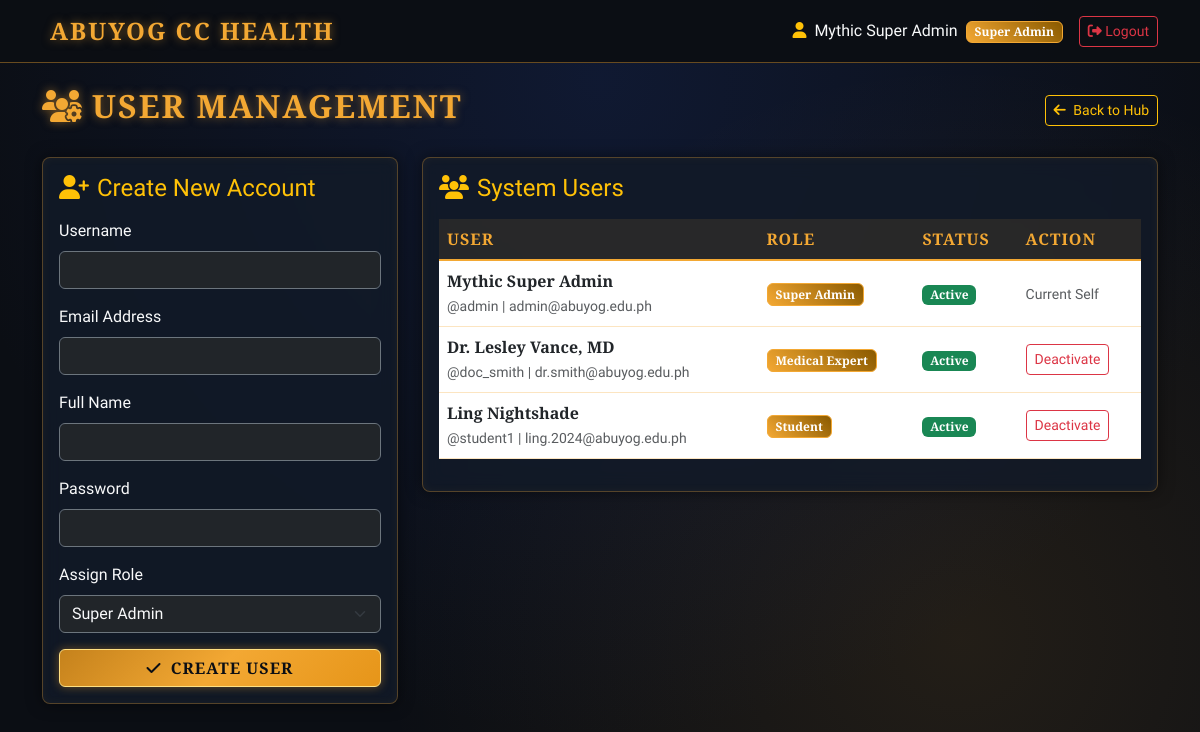
Page /admin/users (signed in) on the committed database.
### models.py (models this page shows, shortened)
class User(UserMixin, db.Model):
    __tablename__ = 'users'
    id = db.Column(db.Integer, primary_key=True)
    username = db.Column(db.String(80), unique=True, nullable=False)
    email = db.Column(db.String(120), unique=True, nullable=False)
    password_hash = db.Column(db.String(255), nullable=False)
    full_name = db.Column(db.String(120), nullable=False)
    role_id = db.Column(db.Integer, db.ForeignKey('roles.id'), nullable=False)
    is_active = db.Column(db.Boolean, default=True, nullable=False)
    created_at = db.Column(db.DateTime, default=datetime.utcnow)
    medical_records = db.relationship('MedicalRecord', backref='student', lazy=True, foreign_keys='MedicalRecord.student_id')
    health_requests = db.relationship('HealthRequest', backref='student', lazy=True, foreign_keys='HealthRequest.student_id')
    audit_logs = db.relationship('AuditLog', backref='actor', lazy=True)

class Role(db.Model):
    __tablename__ = 'roles'
    id = db.Column(db.Integer, primary_key=True)
    name = db.Column(db.String(50), unique=True, nullable=False)
    description = db.Column(db.String(200))
    users = db.relationship('User', backref='role', lazy=True)

### routes/admin.py (the view)
@admin_bp.route('/users')
@login_required
@role_required('Super Admin')
def manage_users():
    users = User.query.all()
    roles = Role.query.all()
    return render_template('admin_users.html', users=users, roles=roles)

### app.py (called while the page is built)
def create_app():
    app = Flask(__name__)
    app.config['SECRET_KEY'] = 'abuyog-community-college-mlbb-super-secret-key-2026'
    app.config['SQLALCHEMY_DATABASE_URI'] = 'sqlite:///abuyog_health.db'
    app.config['SQLALCHEMY_TRACK_MODIFICATIONS'] = False
    db.init_app(app)
    login_manager = LoginManager()
    login_manager.login_view = 'auth.login'
    login_manager.init_app(app)
    @login_manager.user_loader
    def load_user(user_id):
        return User.query.get(int(user_id))
    app.register_blueprint(auth_bp)
    app.register_blueprint(admin_bp, url_prefix='/admin')
    app.register_blueprint(medical_bp, url_prefix='/medical')
    app.register_blueprint(student_bp, url_prefix='/student')
    @app.route('/')
    def index():
        return redirect(url_for('auth.login'))
    with app.app_context():
        db.create_all()
        seed_initial_data()
    return app

### templates/admin_users.html
{% extends "base.html" %}
{% block content %}
<div class="row mb-4">
    <div class="col-12 d-flex justify-content-between align-items-center">
        <h2 class="mlbb-header"><i class="fa-solid fa-users-gear me-2"></i>USER MANAGEMENT</h2>
        <a href="{{ url_for('admin.dashboard') }}" class="btn btn-outline-warning btn-sm"><i class="fa-solid fa-arrow-left me-1"></i> Back to Hub</a>
    </div>
</div>
<div class="row g-4">
    <div class="col-md-4">
        <div class="card mlbb-card p-3">
            <h4 class="text-warning mb-3"><i class="fa-solid fa-user-plus me-2"></i>Create New Account</h4>
            <form method="POST" action="{{ url_for('admin.create_user') }}">
                <div class="mb-3">
                    <label class="form-label text-light">Username</label>
                    <input type="text" name="username" class="form-control bg-dark text-light border-secondary" required>
                </div>
                <div class="mb-3">
                    <label class="form-label text-light">Email Address</label>
                    <input type="email" name="email" class="form-control bg-dark text-light border-secondary" required>
                </div>
                <div class="mb-3">
                    <label class="form-label text-light">Full Name</label>
                    <input type="text" name="full_name" class="form-control bg-dark text-light border-secondary" required>
                </div>
                <div class="mb-3">
                    <label class="form-label text-light">Password</label>
                    <input type="password" name="password" class="form-control bg-dark text-light border-secondary" required>
                </div>
                <div class="mb-3">
                    <label class="form-label text-light">Assign Role</label>
                    <select name="role_id" class="form-select bg-dark text-light border-secondary" required>
                        {% for r in roles %}
                        <option value="{{ r.id }}">{{ r.name }}</option>
                        {% endfor %}
                    </select>
                </div>
                <button type="submit" class="btn mlbb-btn-gold w-100"><i class="fa-solid fa-check me-1"></i> Create User</button>
            </form>
        </div>
    </div>
    <div class="col-md-8">
        <div class="card mlbb-card p-3">
            <h4 class="text-warning mb-3"><i class="fa-solid fa-users me-2"></i>System Users</h4>
            <div class="table-responsive">
                <table class="table mlbb-table align-middle">
                    <thead>
                        <tr>
                            <th>User</th>
                            <th>Role</th>
                            <th>Status</th>
                            <th>Action</th>
                        </tr>
                    </thead>
                    <tbody>
                        {% for u in users %}
                        <tr>
                            <td>
                                <div><strong>{{ u.full_name }}</strong></div>
                                <small class="text-muted">@{{ u.username }} | {{ u.email }}</small>
                            </td>
                            <td><span class="badge badge-gold">{{ u.role.name }}</span></td>
                            <td>
                                {% if u.is_active %}
                                <span class="badge bg-success">Active</span>
                                {% else %}
                                <span class="badge bg-danger">Deactivated</span>
                                {% endif %}
                            </td>
                            <td>
                                {% if u.id != current_user.id %}
                                <a href="{{ url_for('admin.toggle_user_status', user_id=u.id) }}" class="btn btn-sm {% if u.is_active %}btn-outline-danger{% else %}btn-outline-success{% endif %}">
                                    {% if u.is_active %}Deactivate{% else %}Activate{% endif %}
                                </a>
                                {% else %}
                                <span class="text-muted small">Current Self</span>
                                {% endif %}
                            </td>
                        </tr>
                        {% endfor %}
                    </tbody>
                </table>
            </div>
        </div>
    </div>
</div>
{% endblock %}

### templates/base.html (shortened to what this page needs)
<!DOCTYPE html>
<html lang="en">
<head>
    <link href="https://cdn.jsdelivr.net/npm/bootstrap@5.3.0/dist/css/bootstrap.min.css" rel="stylesheet">
    <link href="https://cdnjs.cloudflare.com/ajax/libs/font-awesome/6.4.0/css/all.min.css" rel="stylesheet">
    <link rel="stylesheet" href="{{ url_for('static', filename='css/style.css') }}">
</head>
<body>
    <nav class="navbar navbar-expand-lg border-bottom border-warning" style="background: rgba(11, 14, 20, 0.95); border-color: rgba(243, 168, 51, 0.4) !important;">
        <div class="container">
            <a class="navbar-brand mlbb-header fs-4" href="#">ABUYOG CC HEALTH</a>
            {% if current_user.is_authenticated %}
            <div class="d-flex align-items-center">
                <span class="me-3 text-light"><i class="fa-solid fa-user me-1 text-warning"></i> {{ current_user.full_name }} <span class="badge badge-gold ms-1">{{ current_user.role.name }}</span></span>
                <a href="{{ url_for('auth.logout') }}" class="btn btn-outline-danger btn-sm"><i class="fa-solid fa-right-from-bracket"></i> Logout</a>
            </div>
            {% endif %}
        </div>
    </nav>
    <div class="container my-4">
        {% block content %}{% endblock %}
    </div>
</body>
</html>

### static/css/style.css (style rules this page uses)
:root { --mlbb-dark-bg: #0b0e14; --mlbb-card-bg: rgba(18, 26, 41, 0.85); --mlbb-gold: #f3a833; --mlbb-gold-hover: #ffd166; --mlbb-cyan: #00f0ff; --mlbb-blue: #1e3a8a; --mlbb-border-gold: rgba(243, 168, 51, 0.3); --mlbb-border-cyan: rgba(0, 240, 255, 0.3); --text-primary: #e2e8f0; --text-muted: #94a3b8; }
body { background-color: var(--mlbb-dark-bg); color: var(--text-primary); font-family: 'Cinzel', 'Rajdhani', 'Segoe UI', sans-serif; background-image: radial-gradient(circle at 50% 10%, rgba(30, 58, 138, 0.25), transparent 70%), radial-gradient(circle at 80% 80%, rgba(243, 168, 51, 0.1), transparent 50%); min-height: 100vh; }
.mlbb-card { background: var(--mlbb-card-bg); border: 1px solid var(--mlbb-border-gold); border-radius: 8px; box-shadow: 0 0 15px rgba(0, 0, 0, 0.5), inset 0 0 10px rgba(243, 168, 51, 0.05); backdrop-filter: blur(10px); transition: all 0.3s ease; }
.mlbb-btn-gold { background: linear-gradient(135deg, #c5821c 0%, #f3a833 50%, #e69519 100%); color: #0b0e14; font-weight: 700; text-transform: uppercase; letter-spacing: 1px; border: 1px solid #ffe082; box-shadow: 0 0 10px rgba(243, 168, 51, 0.4); transition: all 0.3s ease; }
.mlbb-header { color: var(--mlbb-gold); text-shadow: 0 0 10px rgba(243, 168, 51, 0.5); letter-spacing: 2px; font-weight: 700; }
.mlbb-table { color: var(--text-primary); border-color: var(--mlbb-border-gold); }
.mlbb-table th { background: rgba(243, 168, 51, 0.1); color: var(--mlbb-gold); border-bottom: 2px solid var(--mlbb-gold); text-transform: uppercase; letter-spacing: 1px; }
.badge-gold { background: linear-gradient(45deg, #f3a833, #8a5a00); color: #fff; border: 1px solid var(--mlbb-gold); }

### rows in the picture
User: full_name "Mythic Super Admin", username "admin", email "admin@abuyog.edu.ph", role.name "Super Admin", is_active "Active", shows "Current Self"
Role: role.name "Super Admin"
User: full_name "Dr. Lesley Vance, MD", username "doc_smith", email "dr.smith@abuyog.edu.ph", role.name "Medical Expert", is_active "Active"
User: full_name "Ling Nightshade", username "student1", email "ling.2024@abuyog.edu.ph", role.name "Student", is_active "Active"

### other values in the picture
form field role_id "Super Admin"
